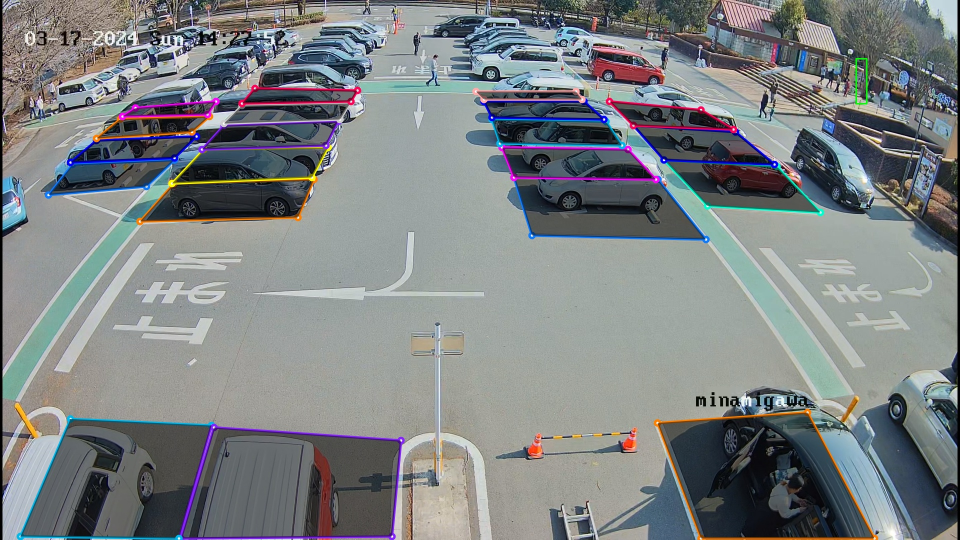
#> input picture image_with_bbox2.jpg, 1920 x 1080 px, given in place of camG1.mp4, which was not available (shown at 1/2 size)
$ jupyter execute data_aumentation.ipynb
#> lines starting #> are read from the running program, lines starting #| are printed output that depends on the picture; pictures that were not available may be replaced by others from this repository, and a replacement may not be noted
[cell 1]
import cv2
import numpy as np

# Load the video
video_path = "./short_video/camG/camG1.mp4"
cap = cv2.VideoCapture(video_path)

# Get video properties
fps = cap.get(cv2.CAP_PROP_FPS)
width, height = 1280, 640
print(f"FPS: {fps}, Width: {width}, Height: {height}")

# Define the codec for output video

[cell 2]
fourcc = cv2.VideoWriter_fourcc(*"XVID")
output_path = "./aumented_video/camG/G1_noise.mp4"
out = cv2.VideoWriter(output_path, fourcc, fps, (width, height))

# Add noise to each frame
while cap.isOpened():
    ret, frame = cap.read()
#> frame is the input picture: shape (1080, 1920, 3); mean B, G, R 130.9, 129.4, 125
    if not ret:
        break
    frame = cv2.resize(frame, (width, height))
#> frame: shape (640, 1280, 3)

    # Generate random noise
    noise = np.random.normal(0, 0.5, frame.shape).astype(np.uint8)

    # Add noise to the frame
    noisy_frame = cv2.add(frame, noise)
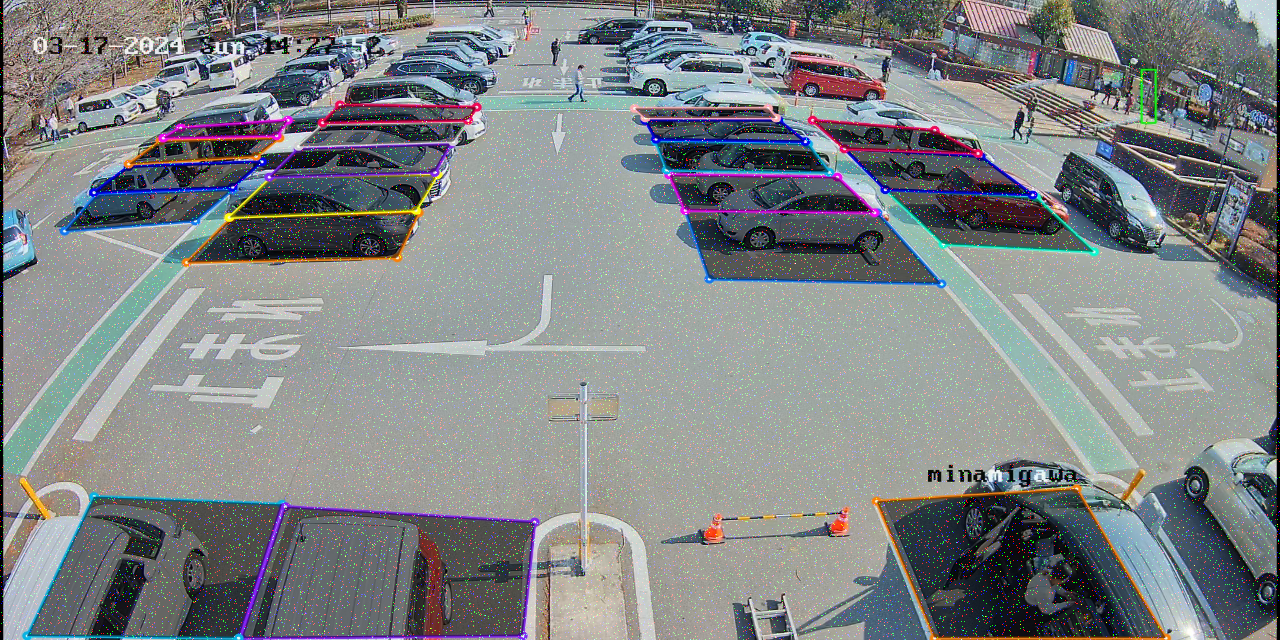
#> noisy_frame: shape (640, 1280, 3); mean B, G, R 133.6, 132.1, 127.9

    # Write the noisy frame to the output video
    out.write(noisy_frame)

    # Display the noisy frame
    cv2.imshow("Noisy Video", noisy_frame)
    if cv2.waitKey(1) & 0xFF == ord('q'):
#> (key q is pressed here)
        break

# Release the video capture and writer
cap.release()
out.release()

# Close all windows
cv2.destroyAllWindows()

[cell 3]
# Load the video
video_path = "./short_video/camG/camG1.mp4"
cap = cv2.VideoCapture(video_path)

out_blur = cv2.VideoWriter("./aumented_video/camG/G1_blur.mp4", fourcc, fps, (width, height))
# Add blur to each frame
while cap.isOpened():
    ret, frame = cap.read()
    if not ret:
        break

    # Apply Gaussian blur to the frame
    frame = cv2.resize(frame, (width, height))

    blurred_frame = cv2.GaussianBlur(frame, (5, 5), 0)

    # Write the blurred frame to the output video
    out_blur.write(blurred_frame)

    # Display the blurred frame
    cv2.imshow("Blurred Video", blurred_frame)
    # cv2.imshow("Blurred Video", frame)

    if cv2.waitKey(1) & 0xFF == ord('q'):
#> (key q is pressed here)
        break

# Release the video capture and writer
cap.release()
out_blur.release()

# Close all windows
cv2.destroyAllWindows()

[cell 4]
# Load the video
video_path = "./short_video/camG/camG1.mp4"
cap = cv2.VideoCapture(video_path)

#increase the gamma value to make the video brighter
gamma = 1.5
#decrease the gamma value to make the video darker
# gamma = 0.5

# Create a lookup table for gamma transformation
gamma_table = np.array([((i / 255) ** (1 / gamma)) * 255 for i in np.arange(0, 256)]).astype(np.uint8)

# Create a new VideoWriter object for the brightened video
out_bright = cv2.VideoWriter("./aumented_video/camG/G1_bright_increased.mp4", fourcc, fps, (width, height))

# Apply gamma transformation to each frame
while cap.isOpened():
    ret, frame = cap.read()
    if not ret:
        break

    # Apply gamma transformation to the frame
    frame = cv2.resize(frame, (width, height))
    bright_frame = cv2.LUT(frame, gamma_table)
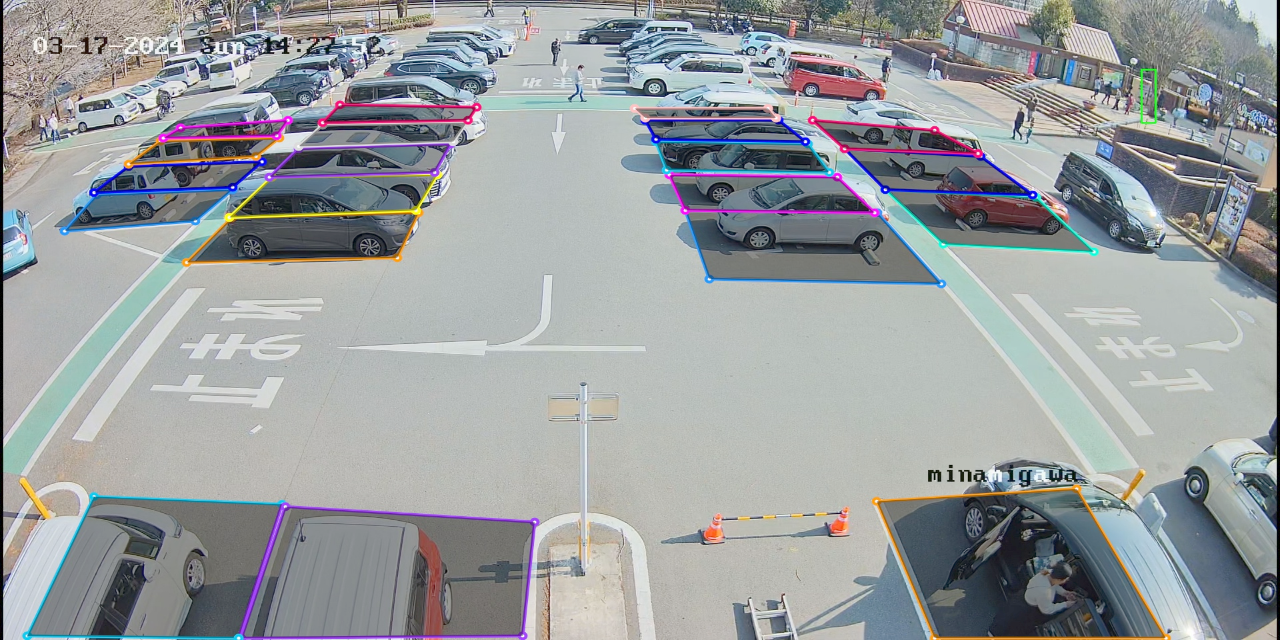
#> bright_frame: shape (640, 1280, 3); mean B, G, R 159.1, 157.1, 153.2

    # Write the brightened frame to the output video
    out_bright.write(bright_frame)

    # Display the brightened frame
    cv2.imshow("Brightened Video", bright_frame)
    if cv2.waitKey(1) & 0xFF == ord('q'):
#> (key q is pressed here)
        break

# Release the video capture and writer
cap.release()
out_bright.release()

# Close all windows
cv2.destroyAllWindows()

[cell 5]
# Load the video
video_path = "./short_video/camG/camG1.mp4"
cap = cv2.VideoCapture(video_path)

# Create a new VideoWriter object for the contrast-enhanced video
out_contrast = cv2.VideoWriter("./aumented_video/camG/G1_contrast_increased.mp4", fourcc, fps, (width, height))

# Apply histogram equalization to each frame
while cap.isOpened():
    ret, frame = cap.read()
    if not ret:
        break

    # Apply histogram equalization to the frame
    frame = cv2.resize(frame, (width, height))
    # Convert the frame to HSV
    hsv = cv2.cvtColor(frame, cv2.COLOR_BGR2HSV)
#> hsv: shape (640, 1280, 3); mean H, S, V 74.1, 44, 138.2

    # Increase the V channel
    v = hsv[:,:,2]
    v = cv2.equalizeHist(v)

    # Merge channels back
    hsv[:,:,2] = v
#> hsv: shape (640, 1280, 3); mean H, S, V 74.1, 44, 128.7
    equalized_frame = cv2.cvtColor(hsv, cv2.COLOR_HSV2BGR)
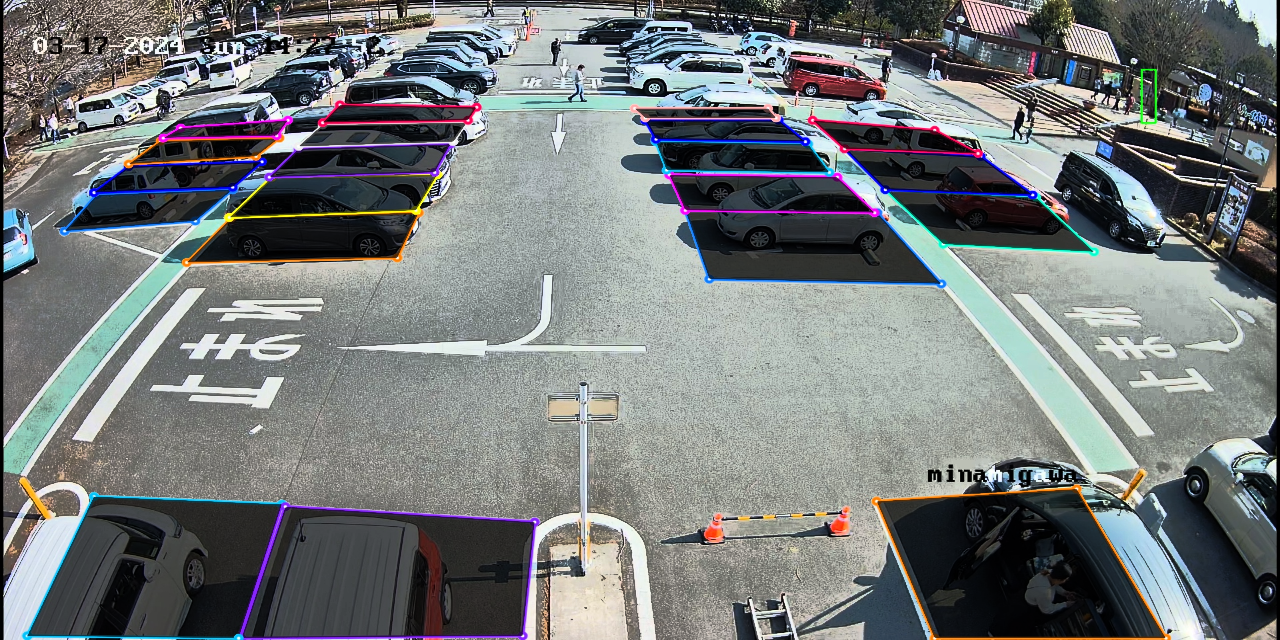
#> equalized_frame: shape (640, 1280, 3); mean B, G, R 121.5, 120.9, 116.8

    out_contrast.write(equalized_frame)

    # Display the contrast-enhanced frame
    cv2.imshow("Contrast-enhanced Video", equalized_frame)
    if cv2.waitKey(1) & 0xFF == ord('q'):
#> (key q is pressed here)
        break

# Release the video capture and writer
cap.release()
out_contrast.release()

# Close all windows
cv2.destroyAllWindows()

[cell 6]
# Load the rain video
rain_video_path = "./aumented_video/overlay_weathers/videoplayback.mp4"
rain_cap = cv2.VideoCapture(rain_video_path)

cloud_video_path = "./aumented_video/overlay_weathers/cloud.mp4"
cloud_cap = cv2.VideoCapture(cloud_video_path)

# Load your video
your_video_path = "./short_video/camG/camG1.mp4"
your_cap = cv2.VideoCapture(your_video_path)

# Define the output video path
output_path_rain = "./aumented_video/camG/G1_rain.mp4"

# Define the codec for the output video
fourcc = cv2.VideoWriter_fourcc(*"mp4v")
out_rain = cv2.VideoWriter(output_path_rain, fourcc, fps, (width, height))

gamma = 0.5
gamma2 = 0.2

# Create a lookup table for gamma transformation
gamma_table = np.array([((i / 255) ** (1 / gamma)) * 255 for i in np.arange(0, 256)]).astype(np.uint8)
cloud_table = np.array([((i / 255) ** (1 / gamma2)) * 255 for i in np.arange(0, 256)]).astype(np.uint8)

# Add the rain effect to each frame of your video
while your_cap.isOpened():
    ret, your_frame = your_cap.read()
    if not ret:
        break

    # Read a frame from the rain video
    ret, rain_frame = rain_cap.read()
    if not ret:
        # Restart the rain video if it reaches the end
        rain_cap.set(cv2.CAP_PROP_POS_FRAMES, 0)
        ret, rain_frame = rain_cap.read()

    ret, cloud_frame = cloud_cap.read()
    if not ret:
        # Restart the rain video if it reaches the end
        cloud_cap.set(cv2.CAP_PROP_POS_FRAMES, 0)
        ret, cloud_frame = cloud_cap.read()

    # Resize the rain frame to match the size of your video frame
    rain_frame = cv2.resize(rain_frame, (width, height))
    your_frame = cv2.resize(your_frame, (width, height))
    cloud_frame = cv2.resize(cloud_frame, (width, height))
    cloud_frame = cv2.cvtColor(cloud_frame, cv2.COLOR_BGR2GRAY)
    cloud_frame = cv2.bitwise_not(cloud_frame)
    cloud_frame = cv2.LUT(cloud_frame, cloud_table)
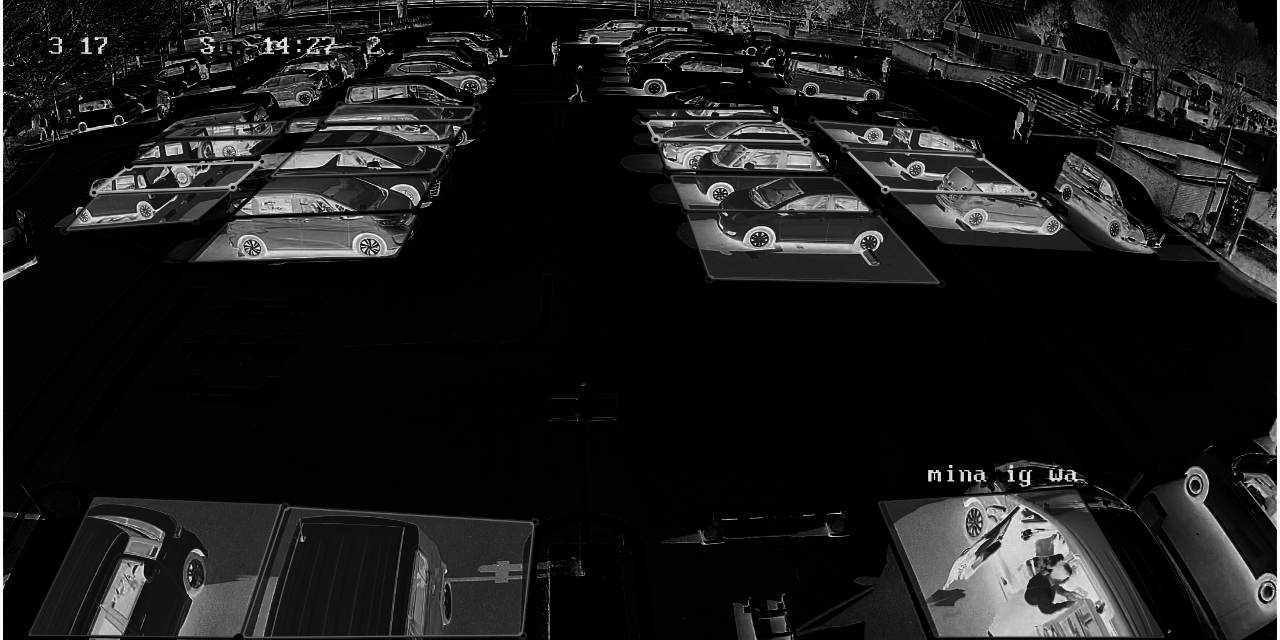
#> cloud_frame: shape (640, 1280); min 0, max 255, mean 27.4


    # cloud_frame = 1 - cloud_frame
    cloud_frame = cv2.merge([cloud_frame, cloud_frame, cloud_frame])
#> cloud_frame: shape (640, 1280, 3)

    # Add the rain effect to your video frame
    output_frame = cv2.addWeighted(your_frame, 0.9, rain_frame, 0.9, 0)
    output_frame = cv2.addWeighted(output_frame, 0.9, cloud_frame, 0.5, 0)

    output_frame = cv2.LUT(output_frame, gamma_table)
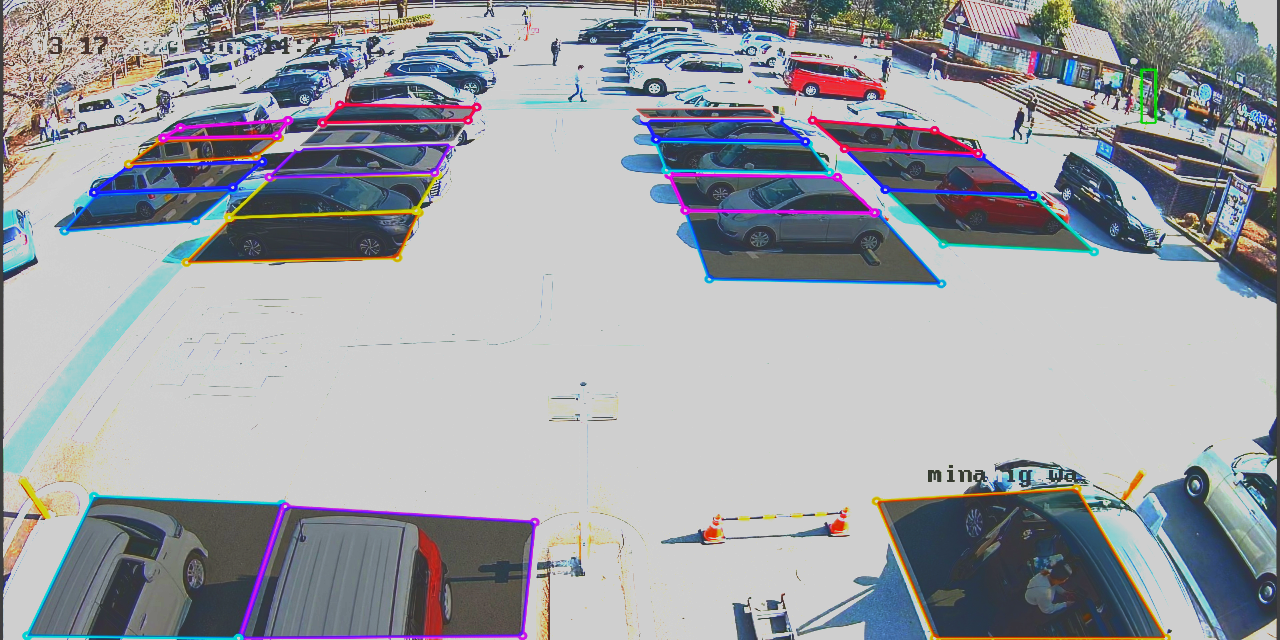
#> output_frame: shape (640, 1280, 3); mean B, G, R 164.9, 159.7, 157

    # Write the output frame to the output video
    out_rain.write(output_frame)

    # Display the output frame
    cv2.imshow("Output Video", output_frame)
    if cv2.waitKey(1) & 0xFF == ord('q'):
#> (key q is pressed here)
        break

# Release the video captures and writer
your_cap.release()
rain_cap.release()
out_rain.release()

# Close all windows
cv2.destroyAllWindows()
